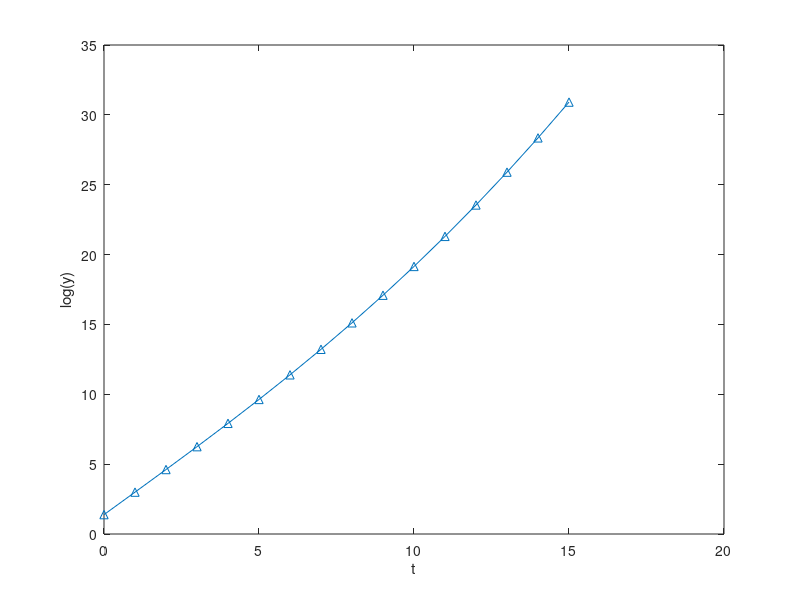

Write the MATLAB code that produced this figure.
clear all; close all; clc;

phi = @(t, y) (2+0.01*t^2)*y;
phi_t = @(t, y) 0.02*t*y;
phi_y = @(t, y) 2+0.01*t^2;
dphi = @(t, y) phi_t(t, y) + phi_y(t, y) * phi(t, y);

N = 16;
h = 1;
t_val = linspace(0, 15, N);
y_val = zeros(size(t_val));
y_val(1) = 4;

%Iteration with the 2nd-order Taylor.
for i = 2:N
    y_val(i) = y_val(i-1) + h * phi(t_val(i-1), y_val(i-1)) + h^2/2 * dphi(t_val(i-1), y_val(i-1));
end
disp(y_val);
plot(t_val, log(y_val),'^-')
xlabel('t')
ylabel('log(y)')